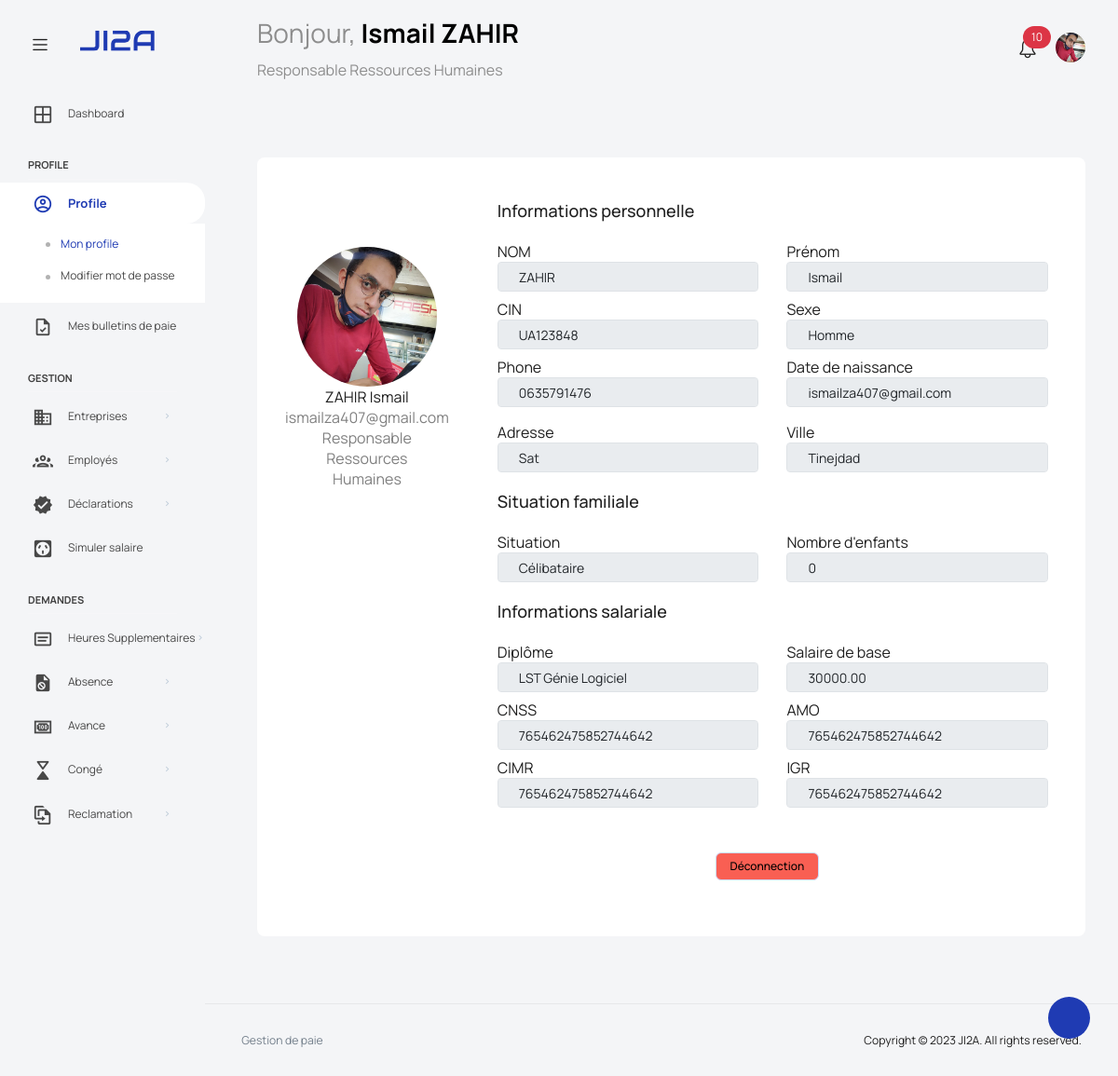
Screenshot of /views/view_profile (signed in) with the database file from the repository.
### tables this page shows
CREATE TABLE IF NOT EXISTS employe (
  idEmploye     INT(11) PRIMARY KEY AUTO_INCREMENT,
  nom           VARCHAR(20) NOT NULL,
  prenom        VARCHAR(20) NOT NULL,
  cin           VARCHAR(10) UNIQUE NOT NULL,
  sexe          ENUM('Homme', 'Femme') NOT NULL,
  dateNaiss     DATE NOT NULL,
  adresse       VARCHAR(100) NOT NULL,
  ville         VARCHAR(20) NOT NULL,
  email         VARCHAR(100) UNIQUE NOT NULL,
  phone         VARCHAR(10) NOT NULL,
  image         VARCHAR(80) NOT NULL,
  situationF    ENUM('Célibataire', 'Marié') NOT NULL,
  nbEnfants     INT(2) NOT NULL,
  diplome       VARCHAR(40) NOT NULL,
  numCNSS       VARCHAR(24) NOT NULL,
  numAMO        VARCHAR(24) NOT NULL,
  numCIMR       VARCHAR(24),  
  numIGR        VARCHAR(24) NOT NULL,
  password      VARCHAR(60) NOT NULL,
  createdAt     DATETIME DEFAULT CURRENT_TIMESTAMP,
  createdBy     INT(11)
);

### scripts/employe.inc.php (called while the page is built, shortened)
<?php
  function getNotifications ($id)
  {
    require 'connect.php';
    $stm = $pdo->prepare("SELECT * FROM reclamation NATURAL JOIN employe
                          WHERE status = 'En cours' AND responsable = ?
                          ORDER BY dateReclamation DESC");
    $stm->execute([$id]);
    return $stm->fetchAll(PDO::FETCH_ASSOC);
  }

### scripts/connect.php (called while the page is built, shortened)
<?php
  try
  {
    $user   = DB_USER;
  }
  catch (PDOException $e)
  {
    die("Erreur lors de la connexion à la base de données: ".$e->getMessage());
  }

### views/view_profile.php (the view, shortened to what this page needs)
<?php
  require_once '../scripts/employe.inc.php';
?>
<!DOCTYPE html>
<html lang="en">
<head>
</head>
<body>
  <div class="container-scroller">
    <?php include('partials/_navbar.php'); ?>
    <div class="container-fluid page-body-wrapper">
      <?php include('partials/_sidebar.php'); ?>
      <div class="main-panel">
        <div class="content-wrapper">
          <div class="row">
            <div class="col-sm-12">
              <div class="home-tab">
                <div class="container rounded bg-white mt-5 mb-5">
                  <div class="row">
                    <div class="col-md-3 border-right">
                      <div class="d-flex flex-column align-items-center text-center p-3 py-5">
                        <img class="rounded-circle mt-5" width="150px" src="images/profile/<?php echo $user['image']; ?>">
                        <span class="font-weight-bold"><?php echo $user['nom']." ".$user['prenom']; ?></span>
                        <span class="text-black-50"><?php echo $user['email']; ?></span>
                        <span class="text-black-50"><?php echo $user['poste']; ?></span>
                      </div>
                    </div>
                    <div class="col-md-9 border-right">
                      <div class="p-3 py-5">
                        <div class="d-flex justify-content-between align-items-center mb-3">
                          <h4 class="text-right">Informations personnelle</h4>
                        </div>
                        <div class="row mt-2">
                          <div class="col-md-6">
                            <label class="labels">NOM</label>
                            <input type="text" class="form-control" value="<?php echo $user['nom']; ?>" disabled>
                          </div>
                          <div class="col-md-6">
                            <label class="labels">Prénom</label>
                            <input type="text" class="form-control" value="<?php echo $user['prenom']; ?>" disabled>
                          </div>
                        </div>
                        <div class="row mt-2">
                          <div class="col-md-6">
                            <label class="labels">CIN</label>
                            <input type="text" class="form-control" value="<?php echo $user['cin']; ?>" disabled>
                          </div>
                          <div class="col-md-6">
                            <label class="labels">Sexe</label>
                            <input type="text" class="form-control" value="<?php echo $user['sexe']; ?>" disabled>
                          </div>
                        </div>
                        <div class="row mt-2">
                          <div class="col-md-6">
                            <label class="labels">Phone</label>
                            <input type="text" class="form-control" value="<?php echo $user['phone']; ?>" disabled>
                          </div>
                          <div class="col-md-6">
                            <label class="labels">Date de naissance</label>
                            <input type="text" class="form-control" value="<?php echo $user['email']; ?>" disabled>
                          </div>
                        </div>
                        <div class="row mt-3">
                          <div class="col-md-6">
                            <label class="labels">Adresse</label>
                            <input type="text" class="form-control" value="<?php echo $user['adresse']; ?>" disabled>
                          </div>
                          <div class="col-md-6">
                            <label class="labels">Ville</label>
                            <input type="text" class="form-control" value="<?php echo $user['ville']; ?>" disabled>
                          </div>
                        </div>
                        <br>
                        <div class="d-flex justify-content-between align-items-center mb-3">
                          <h4 class="text-right">Situation familiale</h4>
                        </div>
                        <div class="row mt-2">
                          <div class="col-md-6">
                            <label class="labels">Situation</label>
                            <input type="text" class="form-control" value="<?php echo $user['situationF']; ?>" disabled>
                          </div>
                          <div class="col-md-6">
                            <label class="labels">Nombre d'enfants</label>
                            <input type="text" class="form-control" value="<?php echo $user['nbEnfants']; ?>" disabled>
                          </div>
                        </div>
                        <br>
                        <div class="d-flex justify-content-between align-items-center mb-3">
                          <h4 class="text-right">Informations salariale</h4>
                        </div>
                        <div class="row mt-2">
                          <div class="col-md-6">
                            <label class="labels">Diplôme</label>
                            <input type="text" class="form-control" value="<?php echo $user['diplome']; ?>" disabled>
                          </div>
                          <div class="col-md-6">
                            <label class="labels">Salaire de base</label>
                            <input type="text" class="form-control" value="<?php echo $user['salaireBase']; ?>" disabled>
                          </div>
                        </div>
                        <div class="row mt-2">
                          <div class="col-md-6">
                            <label class="labels">CNSS</label>
                            <input type="text" class="form-control" value="<?php echo $user['numCNSS']; ?>" disabled>
                          </div>
                          <div class="col-md-6">
                            <label class="labels">AMO</label>
                            <input type="text" class="form-control" value="<?php echo $user['numAMO']; ?>" disabled>
                          </div>
                        </div>
                        <div class="row mt-2">
                          <div class="col-md-6">
                            <label class="labels">CIMR</label>
                            <input type="text" class="form-control" value="<?php echo $user['numCIMR']; ?>" disabled>
                          </div>
                          <div class="col-md-6">
                            <label class="labels">IGR</label>
                            <input type="text" class="form-control" value="<?php echo $user['numIGR']; ?>" disabled>
                          </div>
                        </div>
                        <div class="mt-5 text-center">
                          <button class="btn btn-danger profile-button" type="button" onclick="document.location.href='../scripts/logout.inc.php'">Déconnection</button>
                        </div>
                      </div>
                    </div>
                  </div>
                </div>
              </div>
            </div>
          </div>
        </div>
      </div>
    </div>
  </div>
</body>
</html>

### views/partials/_navbar.php (shortened to what this page needs)
<nav class="navbar default-layout col-lg-12 col-12 p-0 fixed-top d-flex align-items-top flex-row">
  <div class="text-center navbar-brand-wrapper d-flex align-items-center justify-content-start">
    <div class="me-3">
      <button class="navbar-toggler navbar-toggler align-self-center" type="button" data-bs-toggle="minimize">
        <span class="icon-menu"></span>
      </button>
    </div>
    <div>
      <a class="navbar-brand brand-logo" href="home">
        <img src="images/logo.svg" alt="logo" />
      </a>
    </div>
  </div>
  <?php
    if (isset($_SESSION['admin']))
    {
      $user = $_SESSION['admin'];
      $user['poste'] = "Espace Administrateur";
    }
    else $user = $_SESSION['auth'];
  ?>
  <div class="navbar-menu-wrapper d-flex align-items-top">
    <ul class="navbar-nav">
      <li class="nav-item font-weight-semibold d-none d-lg-block ms-0">
        <h1 class="welcome-text">Bonjour, <span class="text-black fw-bold"><?php echo $user['prenom']." ".$user['nom']; ?></span></h1>
        <h3 class="welcome-sub-text"><?php echo $user['poste']; ?></h3>
      </li>
    </ul>
    <ul class="navbar-nav ms-auto">
    <?php
      if (isset($_SESSION['auth'])):
      require_once '../scripts/employe.inc.php';
      $notifications = getNotifications($user['idEmploye']);
    ?>
      <li class="nav-item dropdown ">
        <a class="nav-link count-indicator" id="notificationDropdown" href="#" data-bs-toggle="dropdown">
          <i class="icon-bell"></i>
          <span class="position-absolute top-0 start-100 translate-middle badge rounded-pill bg-danger">
          <?php echo count($notifications); ?>
          </span>
        </a>
      </li>
      <?php endif; ?>
      <li class="nav-item dropdown d-none d-lg-block user-dropdown">
        <a class="nav-link" id="UserDropdown" href="#" data-bs-toggle="dropdown" aria-expanded="false">
          <img class="img-xs rounded-circle" src="images/profile/<?php echo $user['image']; ?>" alt="Profile image"> </a>
      </li>
    </ul>
  </div>
</nav>

### rows the page displays
employe: image (picture), nom "ZAHIR", prenom "Ismail", email "ismailza407@gmail.com", cin "UA123848", sexe "Homme", phone "0635791476", adresse "Sat", ville "Tinejdad", situationF "Célibataire", nbEnfants "0", diplome "LST Génie Logiciel", numCNSS "765462475852744642", numAMO "765462475852744642", numCIMR "765462475852744642", numIGR "765462475852744642"

### other values shown
$user['prenom'] "Ismail"
$user['nom'] "ZAHIR"
$user['poste'] "Responsable Ressources Humaines"
count($notifications) "10"
